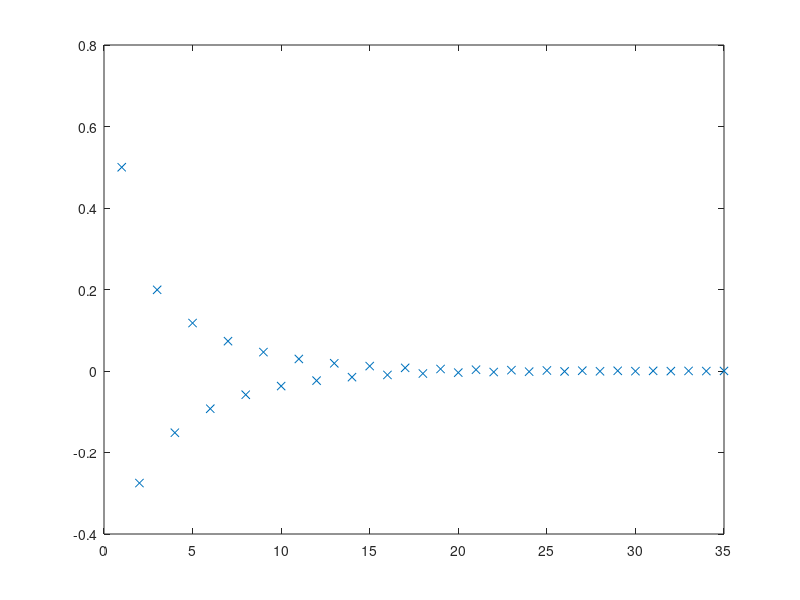

This figure's MATLAB source:
close all
clear all
solutionInterval = 1:34;
x(1) = 0.5;
r = 0.8;
for n = solutionInterval 
x(n+1) = -r*x(n) + x(n)^3;
end
plot (x,'x')